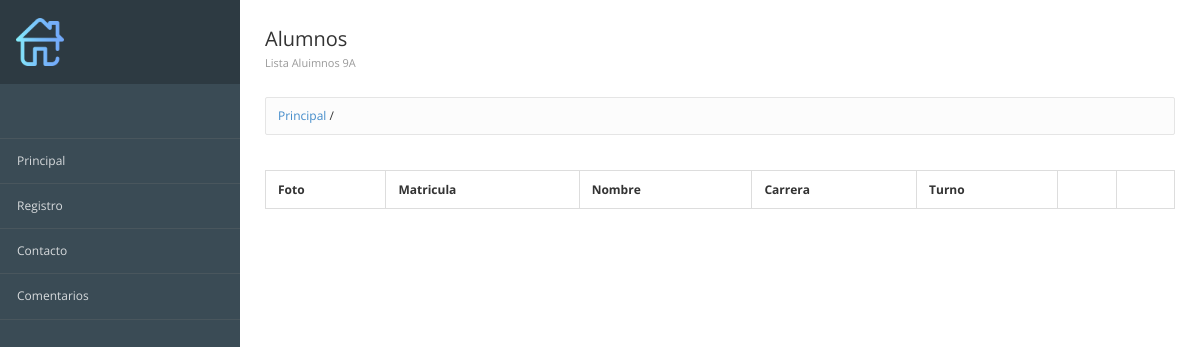
The app's page /, older data.
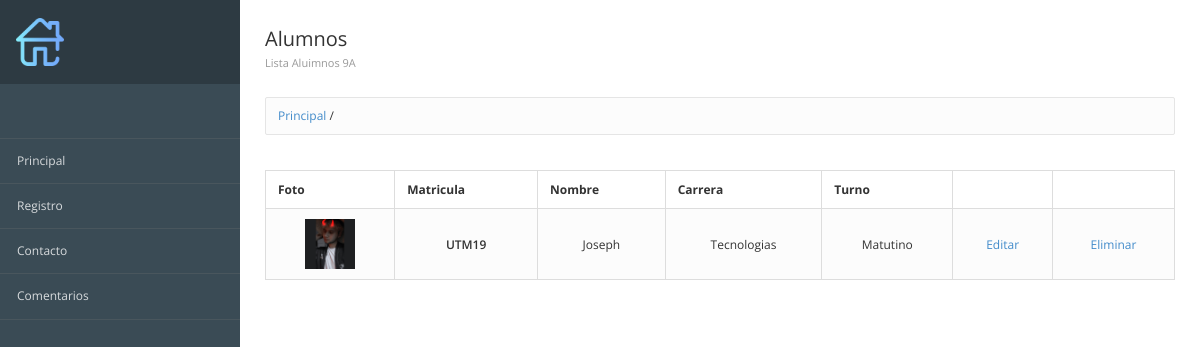
The same page, newer data.
### registros/models.py (models this page shows, shortened)
class Alumnos(models.Model): #Define la estructura de la tabla
    id = models.AutoField(primary_key=True, verbose_name="Clave")
    matricula = models.CharField(max_length=12, verbose_name="Mat") #Define el tipo de dato y el tamaño
    nombre = models.TextField() #TExto largo
    carrera = models.TextField()
    turno = models.CharField(max_length=10)
    imagen = models.ImageField(upload_to="fotos", verbose_name="Fotografia", null=True)
    created = models.DateTimeField(auto_now_add=True) #Fecha de creacion
    update = models.DateTimeField(auto_now_add=True) #Fecha de actualizacion
    class Meta:
        verbose_name = "Alumno"
        verbose_name_plural = "Alumnos"
        ordering = ["-created"]

### registros/views.py (the view)
# urls.py: path('',views_registros.registros ,name='Principal'),
def registros(request):
    alumnos=Alumnos.objects.all()
    return render(request, 'registros/principal.html', {'alumnos':alumnos})

### registros/templates/registros/principal.html (shortened to what this page needs)
 {% extends 'inicio/encabezado.html' %} {% block titulo %} PRINCIPAL {% endblock %} {% block imagen %} {%load static%} {%static 'inicio/imagenes/home.png'%} {% endblock %} {% block encabezado %}
<div class="page-header">
    <div class="page-title">
        <h3>Alumnos
            <small>Lista Aluimnos 9A</small></h3>
    </div>
</div>
{% endblock %} {% block contenido %}
<table class="text-center table table-bordered table-striped">
    <thead>
        <tr>
            <th>Foto</th>
            <th>Matricula</th>
            <th>Nombre</th>
            <th>Carrera</th>
            <th>Turno</th>
            <th></th>
            <th></th>
        </tr>
    </thead>
    <tbody>
        {% for alumno in alumnos %}
        <tr>
            <td><img src="{{ alumno.imagen.url }}" width="50" height="50"></td>
            <td class="text-semibold">{{alumno.matricula}}</td>
            <td class="muted">{{alumno.nombre}}</td>
            <td class="muted">{{alumno.carrera}}</td>
            <td class="muted">{{alumno.turno}}</td>
            <td class="text-center"><a href="{%url 'ConsultarIndividualAlumno' alumno.id %}">Editar</a></td>
            <td class="text-center"><a href="{%url 'EliminarAlumno' alumno.id %}">Eliminar</a></td>
            {% endfor %}
    </tbody>
</table>
{% endblock %}

Row changes from the older to the newer data that the page shows:
added Alumnos: imagen (picture), matricula "UTM19", nombre "Joseph", carrera "Tecnologias", turno "Matutino"
